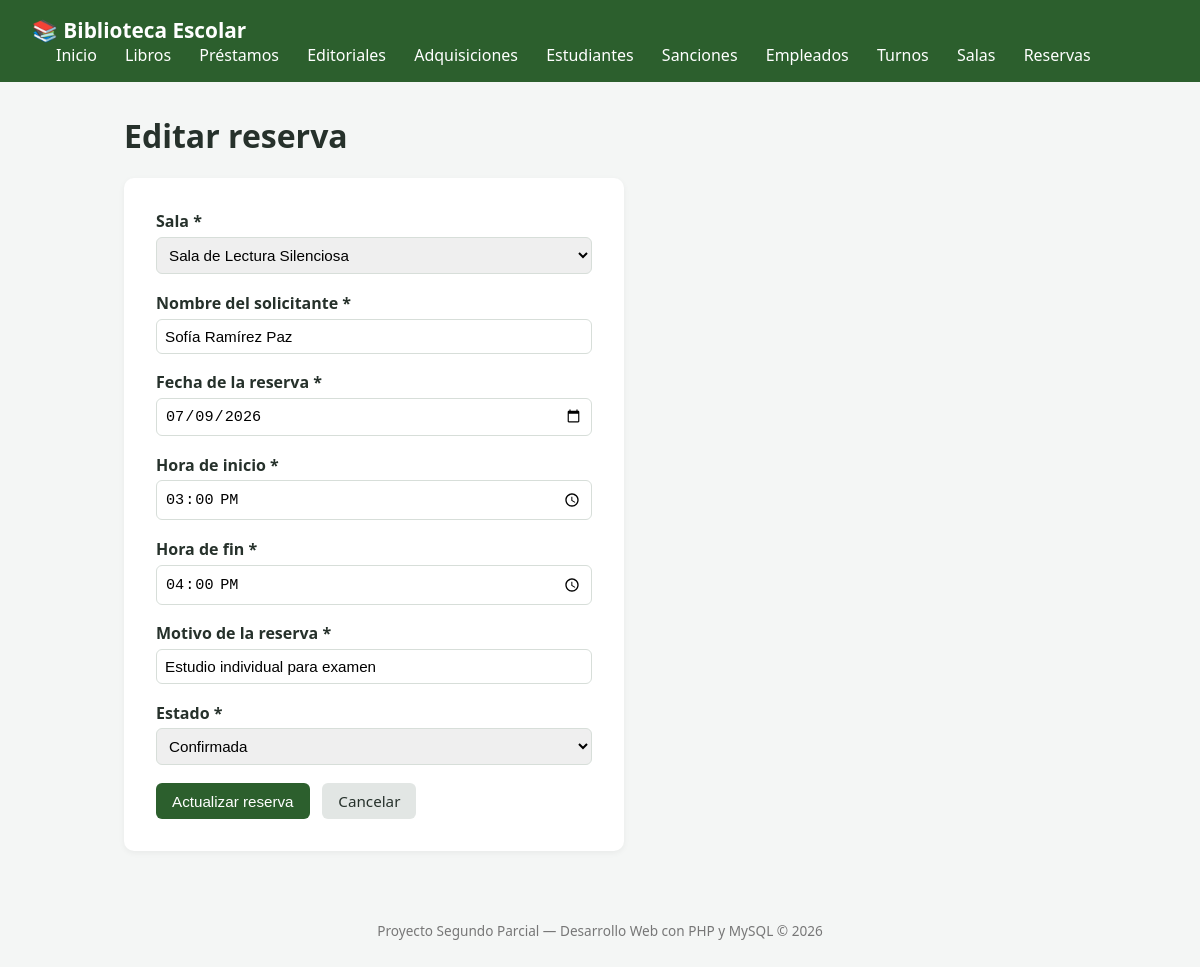
Page /index.php?route=reservas/edit&id=2 on the committed database.
### tables this page shows
CREATE TABLE IF NOT EXISTS reservas (
    id INT AUTO_INCREMENT PRIMARY KEY,
    sala_id INT NOT NULL,
    nombre_solicitante VARCHAR(120) NOT NULL,
    fecha_reserva DATE NOT NULL,
    hora_inicio TIME NOT NULL,
    hora_fin TIME NOT NULL,
    motivo VARCHAR(150) NOT NULL,
    estado ENUM('confirmada', 'cancelada') NOT NULL DEFAULT 'confirmada',
    creado_en TIMESTAMP DEFAULT CURRENT_TIMESTAMP,
    CONSTRAINT fk_reserva_sala
        FOREIGN KEY (sala_id) REFERENCES salas(id)
        ON DELETE CASCADE
        ON UPDATE CASCADE
);

CREATE TABLE IF NOT EXISTS salas (
    id INT AUTO_INCREMENT PRIMARY KEY,
    nombre VARCHAR(100) NOT NULL UNIQUE,
    capacidad INT NOT NULL,
    ubicacion VARCHAR(120) NOT NULL,
    estado ENUM('disponible', 'mantenimiento') NOT NULL DEFAULT 'disponible',
    creado_en TIMESTAMP DEFAULT CURRENT_TIMESTAMP
);

### app/controllers/reservasController.php (called while the page is built, shortened)
<?php
require_once __DIR__ . '/../models/reservas.php';
require_once __DIR__ . '/../models/sala.php';
class ReservaController
{
    public function editar(int $id): void
    {
        $datos = $this->buscarPorId($id);
        $salas = sala::obtenerTodos();
        require __DIR__ . '/../views/reservas/edit.php';
    }
    private function buscarPorId(int $id): ?array
    {
        $resultados = reservas::busqueda($id, '');
        foreach ($resultados as $fila) {
            if ((int) $fila['id'] === $id) {
                return $fila;
            }
        }
        return null;
    }
}

### app/models/reservas.php (called while the page is built, shortened)
<?php
class reservas{
    public static function busqueda($id, $nombre_solicitante)
    {
        $conn = Conexion::conectar();
        $bd_id = (int)$id;
        $bd_nombre_solicitante = $conn->real_escape_string($nombre_solicitante);
        $sql = "SELECT
        h.id, h.sala_id, p.nombre AS nombre_sala, h.nombre_solicitante, h.fecha_reserva, h.hora_inicio, h.hora_fin, h.motivo, h.estado
        FROM reservas h
        INNER JOIN salas p
        ON h.sala_id = p.id
        WHERE (h.id = '$bd_id' OR h.nombre_solicitante = '$bd_nombre_solicitante')
        LIMIT 5";
        $res = $conn->query($sql);
        $reservasLista = [];
        while ($fila = $res->fetch_assoc()) {
            $reservasLista[] = $fila;
        }
        return $reservasLista;
    }
}
?>

### app/models/sala.php (called while the page is built, shortened)
<?php
class sala{
    public static function obtenerTodos()
    {
        $conn = Conexion::conectar();
        $sql = "SELECT id, nombre, capacidad, ubicacion, estado FROM salas ORDER BY id DESC";
        $res = $conn->query($sql);
        $salas = [];
        while ($fila = $res->fetch_assoc()) {
            $salas[] = $fila;
        }
        return $salas;
    }
}
?>

### app/views/reservas/edit.php (the view, shortened to what this page needs)
<?php require __DIR__ . '/../header.php'; ?>
<h1>Editar reserva</h1>
<form action="index.php?route=reservas/update&id=<?= $datos['id'] ?>" method="POST" class="formulario" novalidate id="form-reserva">
    <div class="campo">
        <label for="sala_id">Sala *</label>
        <select id="sala_id" name="sala_id" required>
            <?php foreach ($salas as $p): ?>
                <option value="<?= $p['id'] ?>" <?= (isset($datos['sala_id']) && $datos['sala_id'] == $p['id']) ? 'selected' : '' ?>>
                    <?= htmlspecialchars($p['nombre']) ?>
                </option>
            <?php endforeach; ?>
        </select>
    </div>
    <div class="campo">
        <label for="nombre_solicitante">Nombre del solicitante *</label>
        <input type="text" id="nombre_solicitante" name="nombre_solicitante" required maxlength="120"
               value="<?= htmlspecialchars($datos['nombre_solicitante'] ?? '') ?>">
    </div>
    <div class="campo">
        <label for="fecha_reserva">Fecha de la reserva *</label>
        <input type="date" id="fecha_reserva" name="fecha_reserva" required
               value="<?= htmlspecialchars($datos['fecha_reserva'] ?? '') ?>">
    </div>
    <div class="campo">
        <label for="hora_inicio">Hora de inicio *</label>
        <input type="time" id="hora_inicio" name="hora_inicio" required
               value="<?= htmlspecialchars($datos['hora_inicio'] ?? '') ?>">
    </div>
    <div class="campo">
        <label for="hora_fin">Hora de fin *</label>
        <input type="time" id="hora_fin" name="hora_fin" required
               value="<?= htmlspecialchars($datos['hora_fin'] ?? '') ?>">
    </div>
    <div class="campo">
        <label for="motivo">Motivo de la reserva *</label>
        <input type="text" id="motivo" name="motivo" required maxlength="150"
               value="<?= htmlspecialchars($datos['motivo'] ?? '') ?>">
    </div>
    <div class="campo">
        <label for="estado">Estado *</label>
        <select id="estado" name="estado" required>
                <option value="confirmada" <?= (($datos['estado'] ?? '') === 'confirmada') ? 'selected' : '' ?>>Confirmada</option>
        </select>
    </div>
    <div class="acciones-form">
        <button type="submit" class="btn btn-primary">Actualizar reserva</button>
        <a href="index.php?route=reservas" class="btn">Cancelar</a>
    </div>
</form>
<?php require __DIR__ . '/../footer.php'; ?>

### public/css/style.css (style rules this page uses)
:root { --color-primario: #2c5f2d; --color-primario-oscuro: #1e4220; --color-fondo: #f4f6f5; --color-texto: #26312b; --color-borde: #d7ded9; --color-error: #c0392b; --color-exito: #27924b; --color-advertencia: #b8860b; }
* { box-sizing: border-box; }
body { margin: 0; font-family: 'Segoe UI', Arial, sans-serif; background-color: var(--color-fondo); color: var(--color-texto); }
.btn { display: inline-block; padding: 0.5rem 1rem; border-radius: 6px; text-decoration: none; background: #e2e6e4; color: var(--color-texto); border: none; cursor: pointer; font-size: 0.95rem; }
.btn-primary { background-color: var(--color-primario); color: white; }
.formulario { background: white; padding: 2rem; border-radius: 10px; max-width: 500px; box-shadow: 0 2px 6px rgba(0,0,0,0.05); }
.campo { margin-bottom: 1.1rem; display: flex; flex-direction: column; }
.campo label { font-weight: 600; margin-bottom: 0.3rem; }
.campo input, .campo select { padding: 0.5rem; border: 1px solid var(--color-borde); border-radius: 6px; font-size: 0.95rem; }
.acciones-form { display: flex; gap: 0.8rem; margin-top: 1rem; }

### rows in the picture
reservas: sala_id "Sala de Lectura Silenciosa", nombre_solicitante "Sofía Ramírez Paz", fecha_reserva "07/09/2026", hora_inicio "15:00:00", hora_fin "16:00:00", motivo "Estudio individual para examen", estado "Confirmada"
